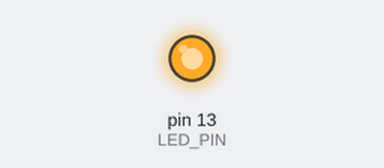
The sketch below on a simulated Arduino Uno, built with avr-gcc and run on an emulated ATmega328P. Parts: output pins drawn as LEDs (lit = HIGH).

Above: at 1.0 s.
At 3.0 s:
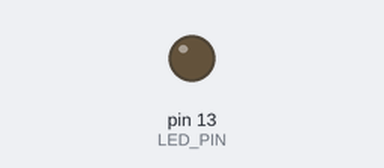
Timing chart, 0 to 5.2 s (numbered marks = the images above):
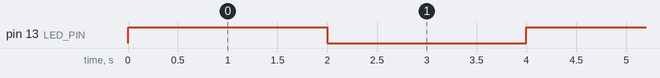

The sketch:

FlashingLed.ino
```cpp
/** Подключаем длинную ножку светодиода к 13 пину Arduino */
#define LED_PIN 13


/**
 * Метод, который запускается при включение Arduino
 */
void setup() {
    pinMode(LED_PIN, OUTPUT); //Устанавливаем значение пина на выход (подача тока)
}

/**
 * Метод, который бесконечно повторяется на протяжение всей работы Arduino
 */
void loop() {
    digitalWrite(LED_PIN, true); //Включаем светодиод
    delay(2000); //задержка на 2 секунды
    digitalWrite(LED_PIN, false); //Выключаем светодиод
    delay(2000); //задержка на 2 секунды
}
```

Measured:
- by itself, pin 13 (LED_PIN): alternates HIGH for 2.0 s and LOW for 2.0 s
